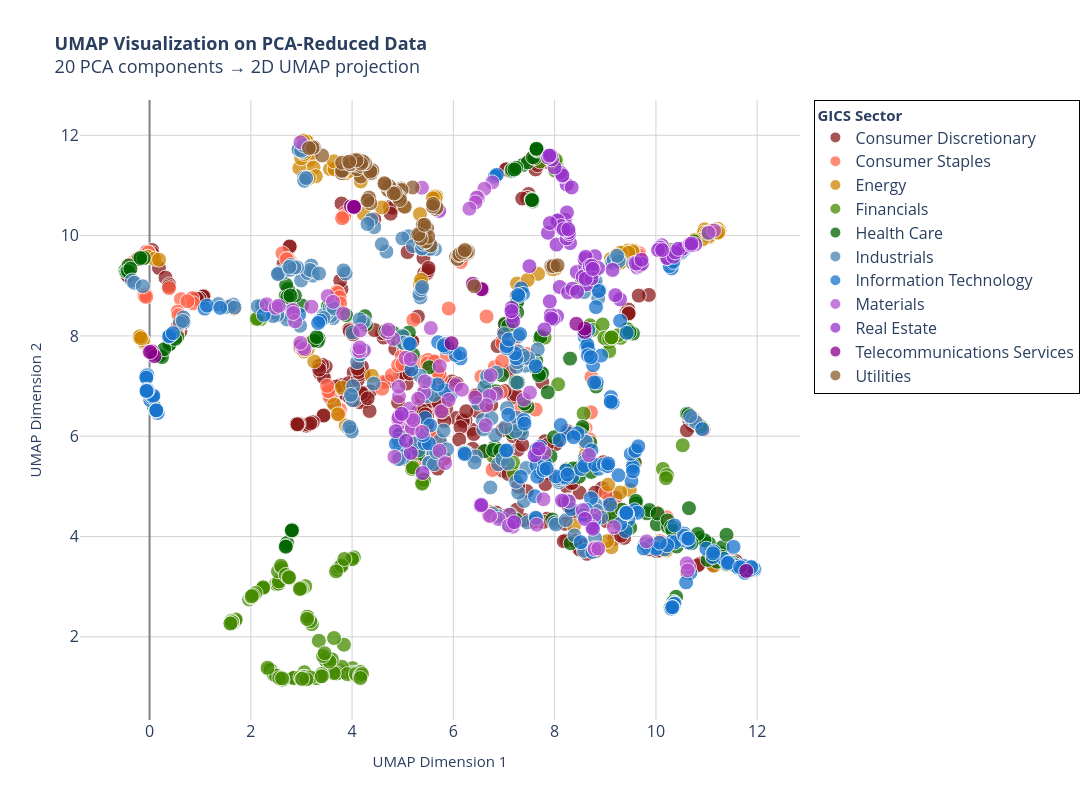

Notebook code for this chart:
### Code cell
### >> Plot 6: Interactive UMAP matplot

# Create interactive UMAP scatter plot with Reduced-PCA
fig = go.Figure()
sectors = sorted(df_umap['Sector'].unique())

for sector in sectors:
    sector_data = df_umap[df_umap['Sector'] == sector]
    
    # Prepare hover text
    hover_text = []
    for idx, row in sector_data.iterrows():
        text = f"<b>{row['Ticker']}</b><br>"
        text += f"Sector: {sector}<br>"
        text += f"UMAP1: {row['UMAP1']:.2f}<br>"
        text += f"UMAP2: {row['UMAP2']:.2f}<br>"
        if 'Revenue' in sector_data.columns:
            text += f"Revenue: ${row['Revenue']:,.0f}<br>"
        if 'Assets' in sector_data.columns:
            text += f"Assets: ${row['Assets']:,.0f}<br>"
        if 'Net Income' in sector_data.columns:
            text += f"Net Income: ${row['Net Income']:,.0f}"
        hover_text.append(text)
    
    fig.add_trace(go.Scatter(
        x=sector_data['UMAP1'],
        y=sector_data['UMAP2'],
        mode='markers',
        name=sector,
        marker=dict(
            size=15,
            color=sector_colors[sector],
            opacity=0.75,
            line=dict(width=1, color='white')
        ),
        text=hover_text,
        hovertemplate='%{text}<extra></extra>'
    ))

fig.update_layout(
    width=1300,
    height=800,
    title=dict(
        text='<b>UMAP Visualization on PCA-Reduced Data</b><br>20 PCA components → 2D UMAP projection',
        font=dict(size=18)
    ),
    xaxis=dict(
        title='UMAP Dimension 1',
        title_font=dict(size=15),  
        gridcolor='lightgray',
        showgrid=True,
        zeroline=True,
        zerolinecolor='gray',
        zerolinewidth=2
    ),
    yaxis=dict(
        title='UMAP Dimension 2',
        title_font=dict(size=15),  
        gridcolor='lightgray',
        showgrid=True,
        zeroline=True,
        zerolinecolor='gray',
        zerolinewidth=2
    ),
    hovermode='closest',
    plot_bgcolor='white',
    legend=dict(
        title=dict(text='<b>GICS Sector</b>', font=dict(size=15)),
        bgcolor="rgba(255,255,255,0.95)",
        bordercolor="black",
        borderwidth=1,
        font=dict(size=16),
        itemsizing='constant'
    )
)

fig.update_xaxes(tickfont=dict(size=16))
fig.update_yaxes(tickfont=dict(size=16))
fig.show()


## >> save as html and png for sharing
FILE_NAME = f"UMAP_pca_reduced(n=20)_test10"
fig.write_html(f"{HTML_PATH}/{FILE_NAME}.html")
fig.write_image(f"{FIG_PATH}/{FILE_NAME}.png",
               width=1300, height=800,
               scale=3          # Scale factor (like DPI multiplier)
               )

# allow to open automatically in the default browser
webbrowser.open(f"{HTML_PATH}/{FILE_NAME}.html")
